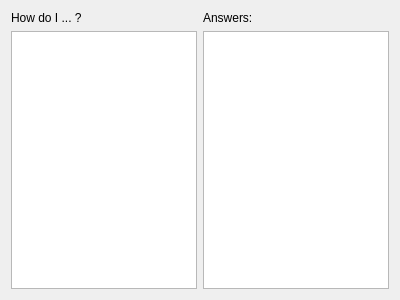
<?xml version="1.0" encoding="UTF-8"?>
<ui version="4.0">
 <class>CWE_help</class>
 <widget class="QWidget" name="CWE_help">
  <property name="geometry">
   <rect>
    <x>0</x>
    <y>0</y>
    <width>400</width>
    <height>300</height>
   </rect>
  </property>
  <property name="windowTitle">
   <string>Form</string>
  </property>
  <layout class="QGridLayout" name="gridLayout">
   <item row="1" column="0">
    <widget class="QListWidget" name="listHowTo"/>
   </item>
   <item row="0" column="0">
    <widget class="QLabel" name="label">
     <property name="text">
      <string>How do I ... ?</string>
     </property>
    </widget>
   </item>
   <item row="1" column="1">
    <widget class="QTextBrowser" name="textBrowser_Answers"/>
   </item>
   <item row="0" column="1">
    <widget class="QLabel" name="label_2">
     <property name="text">
      <string>Answers:</string>
     </property>
    </widget>
   </item>
  </layout>
 </widget>
 <resources/>
 <connections/>
</ui>
